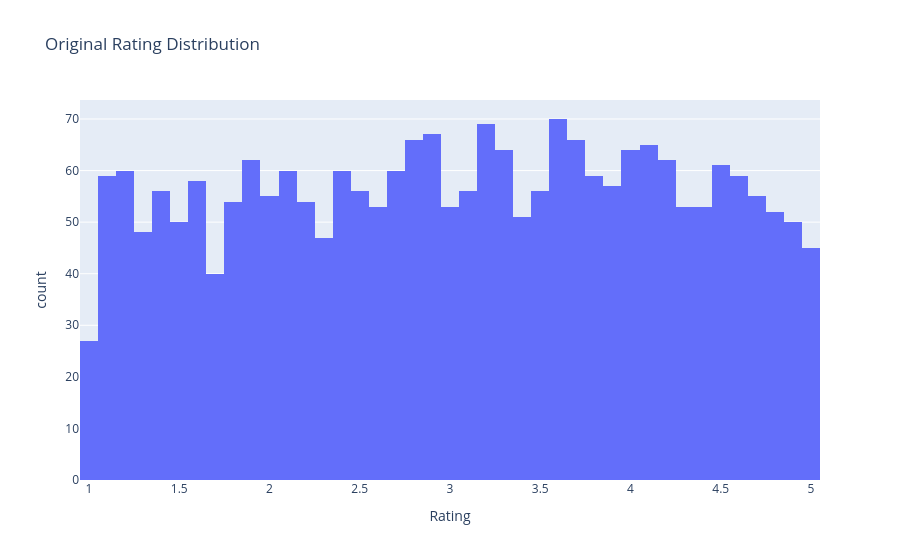
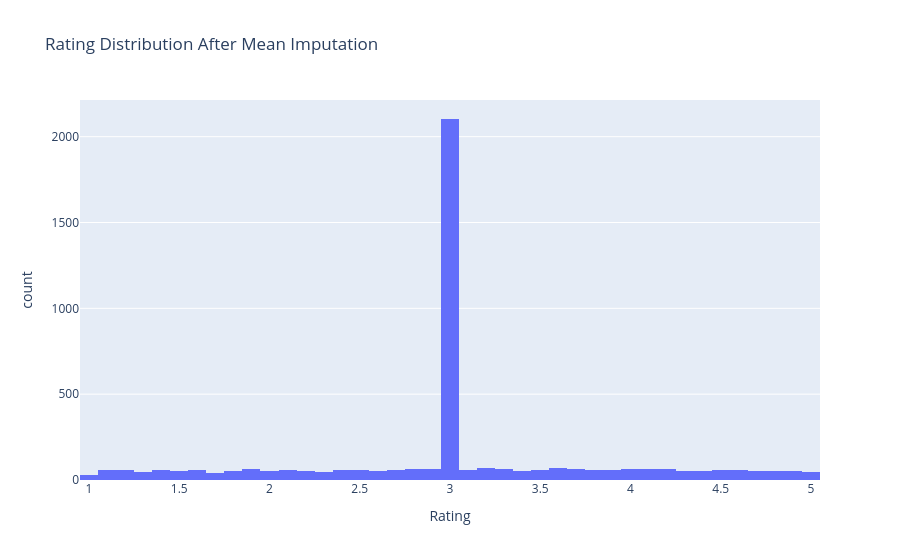

The cell these charts' notebook holds for them, in order:
### Code cell
fig = px.histogram(df, x="Rating", title="Original Rating Distribution")
fig.show()

fig = px.histogram(df_mean, x="Rating", title="Rating Distribution After Mean Imputation")
fig.show()

fig = px.histogram(df_median, x="Rating", title="Rating Distribution After Median Imputation")
fig.show()

### Figure 1 — Plotly figure (JSON) as saved in the notebook; plotly's stock layout.template omitted (floating-point values rounded to 4 significant figures; data arrays with more than 128 entries replaced by an {"elided": "..."} marker saying what was removed)
{"data": [{"bingroup": "x", "hovertemplate": "Rating=%{x}<br>count=%{y}<extra></extra>", "legendgroup": "", "marker": {"color": "#636efa", "pattern": {"shape": ""}}, "name": "", "orientation": "v", "showlegend": false, "type": "histogram", "x": {"elided": "4362 float values"}, "xaxis": "x", "yaxis": "y"}], "layout": {"barmode": "relative", "legend": {"tracegroupgap": 0}, "title": {"text": "Original Rating Distribution"}, "xaxis": {"anchor": "y", "domain": [0, 1], "title": {"text": "Rating"}}, "yaxis": {"anchor": "x", "domain": [0, 1], "title": {"text": "count"}}}}

### Figure 2 — Plotly figure (JSON) as saved in the notebook; plotly's stock layout.template omitted (floating-point values rounded to 4 significant figures; data arrays with more than 128 entries replaced by an {"elided": "..."} marker saying what was removed)
{"data": [{"bingroup": "x", "hovertemplate": "Rating=%{x}<br>count=%{y}<extra></extra>", "legendgroup": "", "marker": {"color": "#636efa", "pattern": {"shape": ""}}, "name": "", "orientation": "v", "showlegend": false, "type": "histogram", "x": {"elided": "4362 float values"}, "xaxis": "x", "yaxis": "y"}], "layout": {"barmode": "relative", "legend": {"tracegroupgap": 0}, "title": {"text": "Rating Distribution After Mean Imputation"}, "xaxis": {"anchor": "y", "domain": [0, 1], "title": {"text": "Rating"}}, "yaxis": {"anchor": "x", "domain": [0, 1], "title": {"text": "count"}}}}
